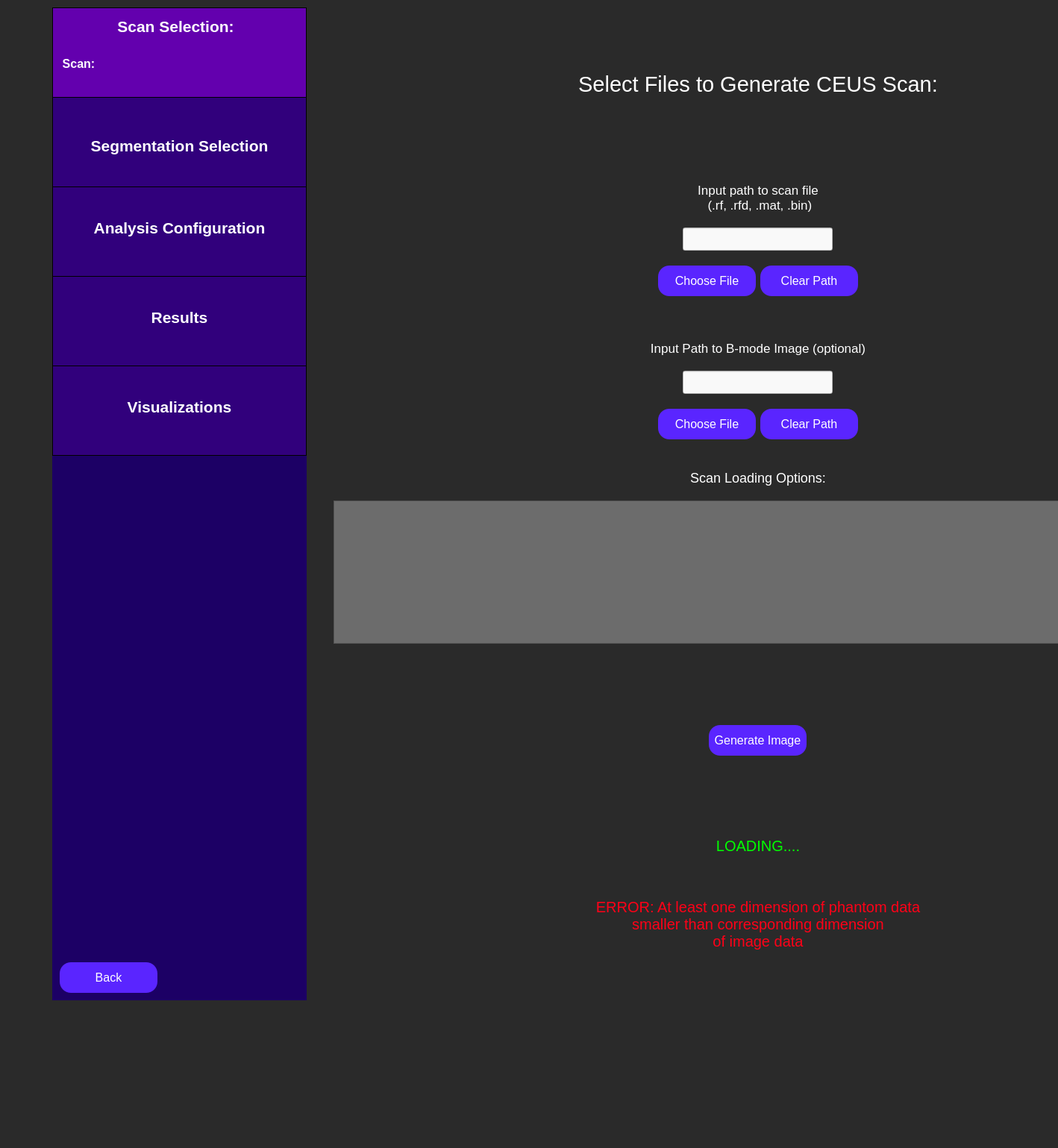
<?xml version="1.0" encoding="UTF-8"?>
<ui version="4.0">
 <class>select_scan_file</class>
 <widget class="QWidget" name="select_scan_file">
  <property name="geometry">
   <rect>
    <x>0</x>
    <y>0</y>
    <width>1418</width>
    <height>1539</height>
   </rect>
  </property>
  <property name="minimumSize">
   <size>
    <width>201</width>
    <height>31</height>
   </size>
  </property>
  <property name="maximumSize">
   <size>
    <width>16777215</width>
    <height>16777215</height>
   </size>
  </property>
  <property name="windowTitle">
   <string>Select Ultrasound Image</string>
  </property>
  <property name="styleSheet">
   <string notr="true">QWidget {
	background: rgb(42, 42, 42);
}</string>
  </property>
  <widget class="QWidget" name="horizontalLayoutWidget">
   <property name="geometry">
    <rect>
     <x>70</x>
     <y>10</y>
     <width>1545</width>
     <height>1331</height>
    </rect>
   </property>
   <layout class="QHBoxLayout" name="full_screen_layout" stretch="0,5">
    <item>
     <layout class="QVBoxLayout" name="side_bar_layout" stretch="0,0">
      <property name="spacing">
       <number>0</number>
      </property>
      <property name="sizeConstraint">
       <enum>QLayout::SetMaximumSize</enum>
      </property>
      <item>
       <widget class="QWidget" name="sidebar" native="true">
        <property name="minimumSize">
         <size>
          <width>341</width>
          <height>601</height>
         </size>
        </property>
        <property name="maximumSize">
         <size>
          <width>241</width>
          <height>601</height>
         </size>
        </property>
        <property name="toolTip">
         <string>&lt;html&gt;&lt;head/&gt;&lt;body&gt;&lt;p&gt;&lt;br/&gt;&lt;/p&gt;&lt;/body&gt;&lt;/html&gt;</string>
        </property>
        <property name="styleSheet">
         <string notr="true">QWidget {
	background-color: rgb(28, 0, 101);
}</string>
        </property>
        <widget class="QFrame" name="scanSelectionSidebar">
         <property name="geometry">
          <rect>
           <x>0</x>
           <y>0</y>
           <width>341</width>
           <height>121</height>
          </rect>
         </property>
         <property name="minimumSize">
          <size>
           <width>341</width>
           <height>121</height>
          </size>
         </property>
         <property name="maximumSize">
          <size>
           <width>341</width>
           <height>121</height>
          </size>
         </property>
         <property name="styleSheet">
          <string notr="true">QFrame {
	background-color: rgb(99, 0, 174);
	border: 1px solid black;
}</string>
         </property>
         <property name="frameShape">
          <enum>QFrame::StyledPanel</enum>
         </property>
         <property name="frameShadow">
          <enum>QFrame::Raised</enum>
         </property>
         <widget class="QLabel" name="scanSelectionLabelSidebar">
          <property name="geometry">
           <rect>
            <x>70</x>
            <y>0</y>
            <width>191</width>
            <height>51</height>
           </rect>
          </property>
          <property name="styleSheet">
           <string notr="true">QLabel {
	font-size: 21px;
	color: rgb(255, 255, 255);
	background-color: rgba(255, 255, 255, 0);
	border: 0px;
	font-weight: bold;
}</string>
          </property>
          <property name="text">
           <string>Scan Selection:</string>
          </property>
          <property name="alignment">
           <set>Qt::AlignCenter</set>
          </property>
         </widget>
         <widget class="QLabel" name="scanLabel">
          <property name="geometry">
           <rect>
            <x>-60</x>
            <y>50</y>
            <width>191</width>
            <height>51</height>
           </rect>
          </property>
          <property name="styleSheet">
           <string notr="true">QLabel {
	font-size: 16px;
	color: rgb(255, 255, 255);
	background-color: rgba(255, 255, 255, 0);
	border: 0px;
	font-weight: bold;
}</string>
          </property>
          <property name="text">
           <string>Scan:</string>
          </property>
          <property name="alignment">
           <set>Qt::AlignCenter</set>
          </property>
         </widget>
        </widget>
        <widget class="QFrame" name="segSidebar">
         <property name="geometry">
          <rect>
           <x>0</x>
           <y>120</y>
           <width>341</width>
           <height>121</height>
          </rect>
         </property>
         <property name="maximumSize">
          <size>
           <width>341</width>
           <height>121</height>
          </size>
         </property>
         <property name="styleSheet">
          <string notr="true">QFrame {
	background-color: rgb(49, 0, 124);
	border: 1px solid black;
}</string>
         </property>
         <property name="frameShape">
          <enum>QFrame::StyledPanel</enum>
         </property>
         <property name="frameShadow">
          <enum>QFrame::Raised</enum>
         </property>
         <widget class="QLabel" name="segSidebarLabel">
          <property name="geometry">
           <rect>
            <x>0</x>
            <y>40</y>
            <width>341</width>
            <height>51</height>
           </rect>
          </property>
          <property name="styleSheet">
           <string notr="true">QLabel {
	font-size: 21px;
	color: rgb(255, 255, 255);
	background-color: rgba(255, 255, 255, 0);
	border: 0px;
	font-weight: bold;
}</string>
          </property>
          <property name="text">
           <string>Segmentation Selection</string>
          </property>
          <property name="alignment">
           <set>Qt::AlignCenter</set>
          </property>
         </widget>
        </widget>
        <widget class="QFrame" name="resultsSidebar">
         <property name="geometry">
          <rect>
           <x>0</x>
           <y>360</y>
           <width>341</width>
           <height>121</height>
          </rect>
         </property>
         <property name="minimumSize">
          <size>
           <width>341</width>
           <height>121</height>
          </size>
         </property>
         <property name="maximumSize">
          <size>
           <width>341</width>
           <height>121</height>
          </size>
         </property>
         <property name="styleSheet">
          <string notr="true">QFrame {
	background-color:  rgb(49, 0, 124);
	border: 1px solid black;
}</string>
         </property>
         <property name="frameShape">
          <enum>QFrame::StyledPanel</enum>
         </property>
         <property name="frameShadow">
          <enum>QFrame::Raised</enum>
         </property>
         <widget class="QLabel" name="resultsLabel">
          <property name="geometry">
           <rect>
            <x>0</x>
            <y>30</y>
            <width>341</width>
            <height>51</height>
           </rect>
          </property>
          <property name="styleSheet">
           <string notr="true">QLabel {
	font-size: 21px;
	color: rgb(255, 255, 255);
	background-color: rgba(255, 255, 255, 0);
	border: 0px;
	font-weight: bold;
}</string>
          </property>
          <property name="text">
           <string>Results</string>
          </property>
          <property name="alignment">
           <set>Qt::AlignCenter</set>
          </property>
         </widget>
        </widget>
        <widget class="QFrame" name="visualizationsSidebar">
         <property name="geometry">
          <rect>
           <x>0</x>
           <y>480</y>
           <width>341</width>
           <height>121</height>
          </rect>
         </property>
         <property name="minimumSize">
          <size>
           <width>341</width>
           <height>121</height>
          </size>
         </property>
         <property name="maximumSize">
          <size>
           <width>341</width>
           <height>121</height>
          </size>
         </property>
         <property name="styleSheet">
          <string notr="true">QFrame {
	background-color:  rgb(49, 0, 124);
	border: 1px solid black;
}</string>
         </property>
         <property name="frameShape">
          <enum>QFrame::StyledPanel</enum>
         </property>
         <property name="frameShadow">
          <enum>QFrame::Raised</enum>
         </property>
         <widget class="QLabel" name="visualizationsLabel">
          <property name="geometry">
           <rect>
            <x>20</x>
            <y>30</y>
            <width>301</width>
            <height>51</height>
           </rect>
          </property>
          <property name="styleSheet">
           <string notr="true">QLabel {
	font-size: 21px;
	color: rgb(255, 255, 255);
	background-color: rgba(255, 255, 255, 0);
	border: 0px;
	font-weight: bold;
}</string>
          </property>
          <property name="text">
           <string>Visualizations</string>
          </property>
          <property name="alignment">
           <set>Qt::AlignCenter</set>
          </property>
         </widget>
        </widget>
        <widget class="QFrame" name="analysisConfigSidebar">
         <property name="geometry">
          <rect>
           <x>0</x>
           <y>240</y>
           <width>341</width>
           <height>121</height>
          </rect>
         </property>
         <property name="maximumSize">
          <size>
           <width>341</width>
           <height>121</height>
          </size>
         </property>
         <property name="styleSheet">
          <string notr="true">QFrame {
	background-color: rgb(49, 0, 124);
	border: 1px solid black;
}</string>
         </property>
         <property name="frameShape">
          <enum>QFrame::StyledPanel</enum>
         </property>
         <property name="frameShadow">
          <enum>QFrame::Raised</enum>
         </property>
         <widget class="QLabel" name="analysisConfigLabel">
          <property name="geometry">
           <rect>
            <x>0</x>
            <y>30</y>
            <width>341</width>
            <height>51</height>
           </rect>
          </property>
          <property name="styleSheet">
           <string notr="true">QLabel {
	font-size: 21px;
	color: rgb(255, 255, 255);
	background-color: rgba(255, 255, 255, 0);
	border: 0px;
	font-weight:bold;
}</string>
          </property>
          <property name="text">
           <string>Analysis Configuration</string>
          </property>
          <property name="alignment">
           <set>Qt::AlignCenter</set>
          </property>
         </widget>
        </widget>
       </widget>
      </item>
      <item>
       <widget class="QFrame" name="gridFrame_2">
        <property name="minimumSize">
         <size>
          <width>341</width>
          <height>0</height>
         </size>
        </property>
        <property name="maximumSize">
         <size>
          <width>341</width>
          <height>16777215</height>
         </size>
        </property>
        <property name="styleSheet">
         <string notr="true">QFrame {
	background-color: rgb(28, 0, 101);
}</string>
        </property>
        <layout class="QGridLayout" name="backButtonGrid_2" rowstretch="0,0">
         <property name="sizeConstraint">
          <enum>QLayout::SetMinAndMaxSize</enum>
         </property>
         <property name="leftMargin">
          <number>10</number>
         </property>
         <property name="topMargin">
          <number>10</number>
         </property>
         <property name="rightMargin">
          <number>10</number>
         </property>
         <property name="bottomMargin">
          <number>10</number>
         </property>
         <item row="1" column="0">
          <widget class="QPushButton" name="back_button">
           <property name="minimumSize">
            <size>
             <width>131</width>
             <height>41</height>
            </size>
           </property>
           <property name="maximumSize">
            <size>
             <width>131</width>
             <height>41</height>
            </size>
           </property>
           <property name="styleSheet">
            <string notr="true">QPushButton {
	color: white;
	font-size: 16px;
	background: rgb(90, 37, 255);
	border-radius: 15px;
}</string>
           </property>
           <property name="text">
            <string>Back</string>
           </property>
          </widget>
         </item>
         <item row="0" column="0">
          <spacer name="verticalSpacer_4">
           <property name="orientation">
            <enum>Qt::Vertical</enum>
           </property>
           <property name="sizeHint" stdset="0">
            <size>
             <width>20</width>
             <height>40</height>
            </size>
           </property>
          </spacer>
         </item>
         <item row="1" column="1">
          <spacer name="horizontalSpacer">
           <property name="orientation">
            <enum>Qt::Horizontal</enum>
           </property>
           <property name="sizeHint" stdset="0">
            <size>
             <width>40</width>
             <height>20</height>
            </size>
           </property>
          </spacer>
         </item>
        </layout>
       </widget>
      </item>
     </layout>
    </item>
    <item>
     <layout class="QVBoxLayout" name="img_selection_layout" stretch="2,0,0,0,0,3,0,2">
      <property name="spacing">
       <number>20</number>
      </property>
      <property name="leftMargin">
       <number>30</number>
      </property>
      <property name="topMargin">
       <number>30</number>
      </property>
      <property name="rightMargin">
       <number>30</number>
      </property>
      <property name="bottomMargin">
       <number>30</number>
      </property>
      <item>
       <widget class="QLabel" name="select_data_label">
        <property name="styleSheet">
         <string notr="true">QLabel {
	font-size: 29px;
	color: rgb(255, 255, 255);
	background-color: rgba(255, 255, 255, 0);
}</string>
        </property>
        <property name="text">
         <string>Select Files to Generate CEUS Scan:</string>
        </property>
        <property name="textFormat">
         <enum>Qt::AutoText</enum>
        </property>
        <property name="scaledContents">
         <bool>false</bool>
        </property>
        <property name="alignment">
         <set>Qt::AlignCenter</set>
        </property>
        <property name="wordWrap">
         <bool>true</bool>
        </property>
       </widget>
      </item>
      <item>
       <layout class="QVBoxLayout" name="chooseImgLayout">
        <property name="leftMargin">
         <number>20</number>
        </property>
        <property name="rightMargin">
         <number>20</number>
        </property>
        <item>
         <spacer name="verticalSpacer_2">
          <property name="orientation">
           <enum>Qt::Vertical</enum>
          </property>
          <property name="sizeHint" stdset="0">
           <size>
            <width>20</width>
            <height>40</height>
           </size>
          </property>
         </spacer>
        </item>
        <item>
         <widget class="QLabel" name="image_path_label">
          <property name="styleSheet">
           <string notr="true">QLabel {
	background-color: rgba(255, 255, 255, 0);
	color: white;
	font-size: 17px;
}</string>
          </property>
          <property name="text">
           <string>Input path to scan file
 (.rf, .rfd, .mat, .bin)</string>
          </property>
          <property name="alignment">
           <set>Qt::AlignCenter</set>
          </property>
          <property name="textInteractionFlags">
           <set>Qt::NoTextInteraction</set>
          </property>
         </widget>
        </item>
        <item alignment="Qt::AlignHCenter|Qt::AlignVCenter">
         <widget class="QLineEdit" name="image_path_input">
          <property name="minimumSize">
           <size>
            <width>201</width>
            <height>31</height>
           </size>
          </property>
          <property name="maximumSize">
           <size>
            <width>401</width>
            <height>31</height>
           </size>
          </property>
          <property name="styleSheet">
           <string notr="true">QLineEdit {
	background-color: rgb(249, 249, 249);
	color: black;
}</string>
          </property>
         </widget>
        </item>
        <item>
         <layout class="QHBoxLayout" name="chooseImageButtonsLayout">
          <property name="spacing">
           <number>6</number>
          </property>
          <item alignment="Qt::AlignRight|Qt::AlignVCenter">
           <widget class="QPushButton" name="choose_image_path_button">
            <property name="minimumSize">
             <size>
              <width>131</width>
              <height>41</height>
             </size>
            </property>
            <property name="maximumSize">
             <size>
              <width>131</width>
              <height>41</height>
             </size>
            </property>
            <property name="styleSheet">
             <string notr="true">QPushButton {
	color: white;
	font-size: 16px;
	background: rgb(90, 37, 255);
	border-radius: 15px;
}</string>
            </property>
            <property name="text">
             <string>Choose File</string>
            </property>
           </widget>
          </item>
          <item alignment="Qt::AlignLeft|Qt::AlignVCenter">
           <widget class="QPushButton" name="clear_image_path_button">
            <property name="minimumSize">
             <size>
              <width>131</width>
              <height>41</height>
             </size>
            </property>
            <property name="maximumSize">
             <size>
              <width>131</width>
              <height>41</height>
             </size>
            </property>
            <property name="styleSheet">
             <string notr="true">QPushButton {
	color: white;
	font-size: 16px;
	background: rgb(90, 37, 255);
	border-radius: 15px;
}</string>
            </property>
            <property name="text">
             <string>Clear Path</string>
            </property>
           </widget>
          </item>
         </layout>
        </item>
        <item>
         <spacer name="verticalSpacer_3">
          <property name="orientation">
           <enum>Qt::Vertical</enum>
          </property>
          <property name="sizeHint" stdset="0">
           <size>
            <width>20</width>
            <height>40</height>
           </size>
          </property>
         </spacer>
        </item>
       </layout>
      </item>
      <item>
       <layout class="QVBoxLayout" name="chooseBmodeLayout">
        <property name="leftMargin">
         <number>20</number>
        </property>
        <property name="rightMargin">
         <number>20</number>
        </property>
        <item>
         <widget class="QLabel" name="bmode_path_label">
          <property name="styleSheet">
           <string notr="true">QLabel {
	background-color: rgba(255, 255, 255, 0);
	color: white;
	font-size: 17px;
}</string>
          </property>
          <property name="text">
           <string>Input Path to B-mode Image (optional)</string>
          </property>
          <property name="alignment">
           <set>Qt::AlignCenter</set>
          </property>
          <property name="textInteractionFlags">
           <set>Qt::NoTextInteraction</set>
          </property>
         </widget>
        </item>
        <item alignment="Qt::AlignHCenter|Qt::AlignVCenter">
         <widget class="QLineEdit" name="bmode_path_input">
          <property name="minimumSize">
           <size>
            <width>201</width>
            <height>31</height>
           </size>
          </property>
          <property name="maximumSize">
           <size>
            <width>401</width>
            <height>31</height>
           </size>
          </property>
          <property name="styleSheet">
           <string notr="true">QLineEdit {
	background-color: rgb(249, 249, 249);
	color: black;
}</string>
          </property>
         </widget>
        </item>
        <item>
         <layout class="QHBoxLayout" name="chooseBmodeButtonsLayout">
          <property name="spacing">
           <number>6</number>
          </property>
          <item alignment="Qt::AlignRight|Qt::AlignVCenter">
           <widget class="QPushButton" name="choose_bmode_path_button">
            <property name="minimumSize">
             <size>
              <width>131</width>
              <height>41</height>
             </size>
            </property>
            <property name="maximumSize">
             <size>
              <width>131</width>
              <height>41</height>
             </size>
            </property>
            <property name="styleSheet">
             <string notr="true">QPushButton {
	color: white;
	font-size: 16px;
	background: rgb(90, 37, 255);
	border-radius: 15px;
}</string>
            </property>
            <property name="text">
             <string>Choose File</string>
            </property>
           </widget>
          </item>
          <item alignment="Qt::AlignLeft|Qt::AlignVCenter">
           <widget class="QPushButton" name="clear_bmode_path_button">
            <property name="minimumSize">
             <size>
              <width>131</width>
              <height>41</height>
             </size>
            </property>
            <property name="maximumSize">
             <size>
              <width>131</width>
              <height>41</height>
             </size>
            </property>
            <property name="styleSheet">
             <string notr="true">QPushButton {
	color: white;
	font-size: 16px;
	background: rgb(90, 37, 255);
	border-radius: 15px;
}</string>
            </property>
            <property name="text">
             <string>Clear Path</string>
            </property>
           </widget>
          </item>
         </layout>
        </item>
       </layout>
      </item>
      <item>
       <widget class="QLabel" name="loading_options_label">
        <property name="styleSheet">
         <string notr="true">QLabel {
	font-size: 18px;
	color: rgb(255, 255, 255);
	background-color: rgba(255, 255, 255, 0);
}</string>
        </property>
        <property name="text">
         <string>
Scan Loading Options:</string>
        </property>
        <property name="textFormat">
         <enum>Qt::AutoText</enum>
        </property>
        <property name="scaledContents">
         <bool>false</bool>
        </property>
        <property name="alignment">
         <set>Qt::AlignCenter</set>
        </property>
        <property name="wordWrap">
         <bool>true</bool>
        </property>
       </widget>
      </item>
      <item>
       <widget class="QTableWidget" name="loading_options_table">
        <property name="styleSheet">
         <string notr="true">QTableWidget {
	background: rgb(108, 108, 108);
	color: white;
}</string>
        </property>
        <property name="dragEnabled">
         <bool>false</bool>
        </property>
        <property name="sortingEnabled">
         <bool>false</bool>
        </property>
        <property name="rowCount">
         <number>0</number>
        </property>
        <property name="columnCount">
         <number>0</number>
        </property>
        <attribute name="horizontalHeaderCascadingSectionResizes">
         <bool>false</bool>
        </attribute>
       </widget>
      </item>
      <item alignment="Qt::AlignHCenter|Qt::AlignVCenter">
       <widget class="QPushButton" name="generate_image_button">
        <property name="minimumSize">
         <size>
          <width>131</width>
          <height>41</height>
         </size>
        </property>
        <property name="maximumSize">
         <size>
          <width>131</width>
          <height>41</height>
         </size>
        </property>
        <property name="styleSheet">
         <string notr="true">QPushButton {
	color: white;
	font-size: 16px;
	background: rgb(90, 37, 255);
	border-radius: 15px;
}</string>
        </property>
        <property name="text">
         <string>Generate Image</string>
        </property>
       </widget>
      </item>
      <item>
       <widget class="QLabel" name="loading_screen_label">
        <property name="styleSheet">
         <string notr="true">QLabel {
	color: rgb(0, 255, 0);
	font-size: 20px;
	background-color: rgba(255, 255, 255, 0);
}</string>
        </property>
        <property name="text">
         <string>LOADING....</string>
        </property>
        <property name="alignment">
         <set>Qt::AlignCenter</set>
        </property>
       </widget>
      </item>
      <item>
       <widget class="QLabel" name="select_image_error_msg">
        <property name="styleSheet">
         <string notr="true">QLabel {
	color: rgb(255, 0, 23);
	font-size: 20px;
	background-color: rgba(255, 255, 255, 0);
}</string>
        </property>
        <property name="text">
         <string>ERROR: At least one dimension of phantom data
smaller than corresponding dimension
of image data</string>
        </property>
        <property name="alignment">
         <set>Qt::AlignCenter</set>
        </property>
       </widget>
      </item>
     </layout>
    </item>
   </layout>
  </widget>
 </widget>
 <resources/>
 <connections/>
</ui>
